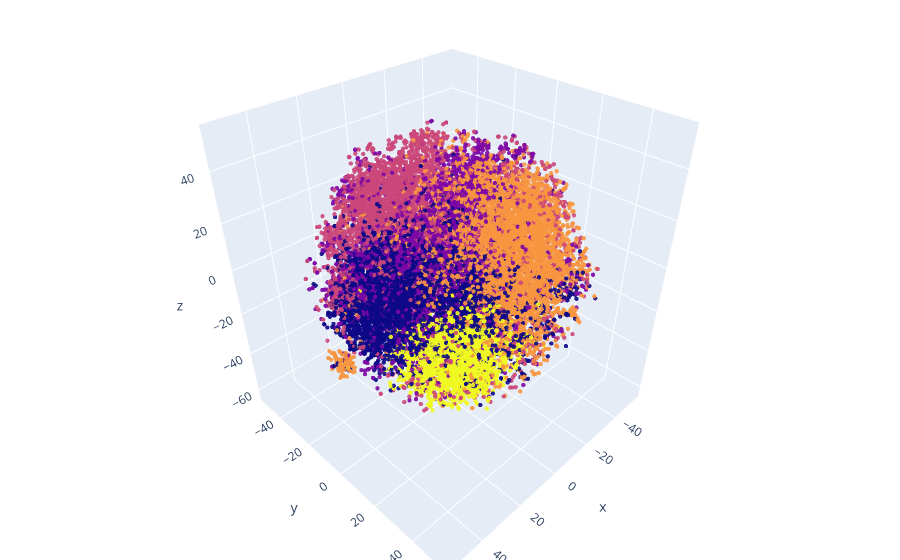

The notebook cell this image was saved under:
### Code cell
import plotly.graph_objs as go
import plotly.offline as pyo


pyo.init_notebook_mode(connected=True)

# Configure the trace with labels for hovering
trace = go.Scatter3d(
    x=tsne_embeddings[:, 0], 
    y=tsne_embeddings[:, 1],
    z=tsne_embeddings[:, 2], 
    mode='markers',     
    marker={
        'size': 1.5,
        'opacity': 0.9,
        'color':topic_df["CLUSTER"].values,
#         'symbol':symbols
    },
    text=topic_df["CLUSTER"].values,
)

layout = go.Layout(
    margin={'l': 0, 'r': 0, 'b': 0, 't': 0}
)

data = [trace]
plot_figure = go.Figure(data=data, layout=layout)
pyo.iplot(plot_figure)

### Figure 1 — Plotly figure (JSON) as saved in the notebook; plotly's stock layout.template omitted (floating-point values rounded to 4 significant figures; data arrays with more than 128 entries replaced by an {"elided": "..."} marker saying what was removed)
{"data": [{"marker": {"color": {"elided": "20334 int values"}, "opacity": 0.9, "size": 1.5}, "mode": "markers", "text": {"elided": "20334 float values"}, "type": "scatter3d", "x": {"elided": "20334 float values"}, "y": {"elided": "20334 float values"}, "z": {"elided": "20334 float values"}}], "layout": {"margin": {"b": 0, "l": 0, "r": 0, "t": 0}}}
